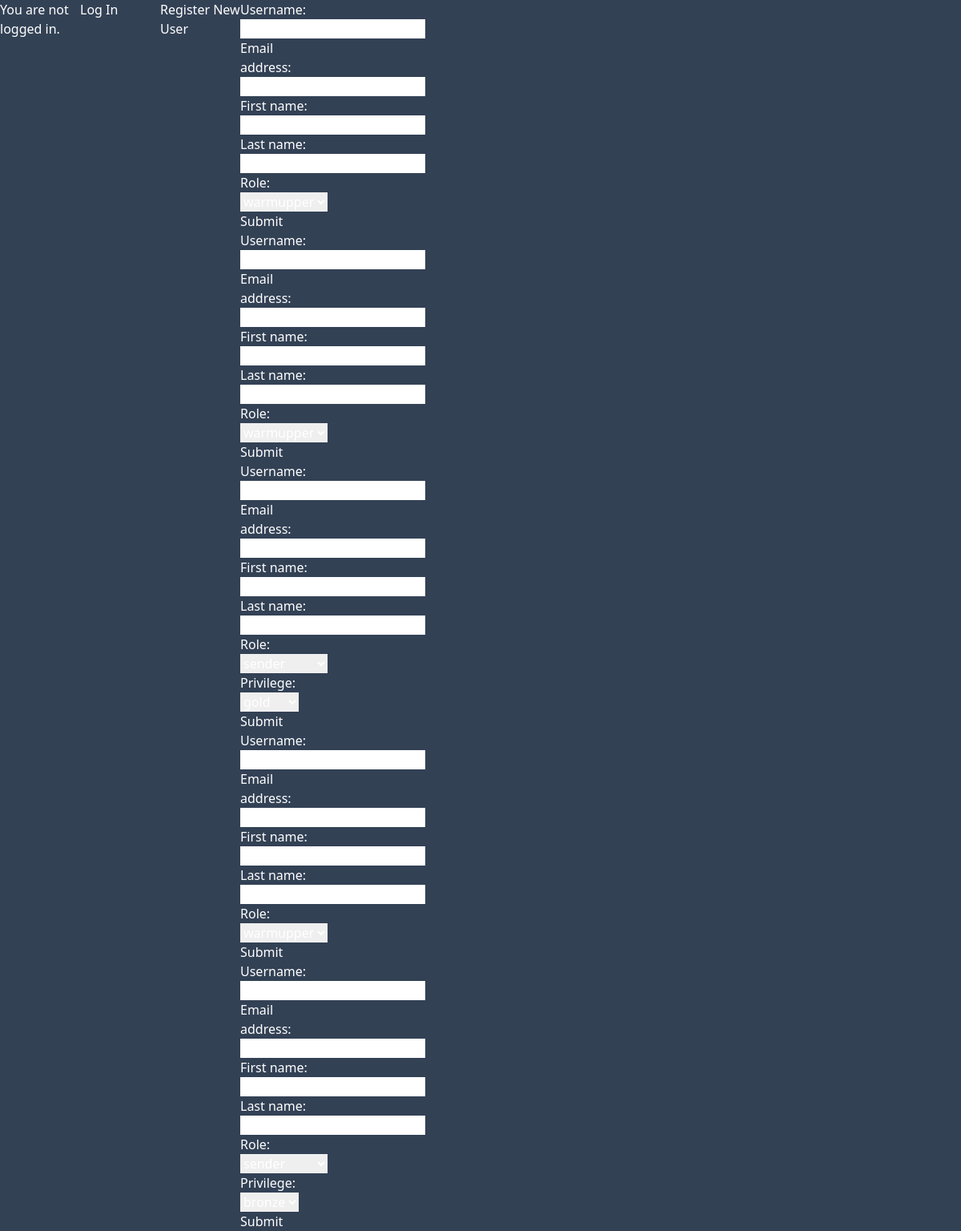
The app's page /manage-some-users/ with its own data.
### users/models.py (models this page shows, shortened)
class CustomUser(AbstractUser):
    ROLE_CHOICES = (
        ('warmupper', 'warmupper'),
        ('manager', 'manager'),
        ('admin', 'admin'),
        ('sender', 'sender'),
        ('director', 'director'),
    )
    role = models.CharField(max_length=20, choices=ROLE_CHOICES)
    PRIVILEGE_CHOICES = (
        (1, 'bronze'),
        (2, 'silver'),
        (3, 'gold'),
    )
    privilege = models.SmallIntegerField(choices=PRIVILEGE_CHOICES, null=True, blank=True)

### managers/views.py (the view)
# urls.py: path('manage-some-users/', ManageSomeUsersView.as_view(), name='m-manage-some-users'),
class ManageSomeUsersView(ListView):
    template_name = 'managers/manage-some-users.html'
    model = CustomUser
    def get_context_data(self, **kwargs):
        context = super().get_context_data(**kwargs)
        user_forms = []
        warmuppers_or_senders = CustomUser.objects.filter(Q(role="warmupper") | Q(role="sender"))
        for user in warmuppers_or_senders:
            user_form = ManageSomeUsersForm(instance=user)
            user_forms.append(user_form)
        context['user_forms'] = user_forms
        return context
    def get(self,request, *args, **kwargs):
        userid = request.GET.get('m2-userid')
        username = request.GET.get('m2-username')
        email = request.GET.get('m2-email')
        first_name = request.GET.get('m2-first_name')
        last_name = request.GET.get('m2-last_name')
        role = request.GET.get('m2-role')
        privilege = request.GET.get('m2-privilege')
        if userid:
            obj = CustomUser.objects.get(id=userid)
            obj.username = username
            obj.email = email
            obj.first_name = first_name
            obj.last_name = last_name
            obj.role = role
            if role == 'sender' and privilege:
                obj.privilege = privilege
            else:
                obj.privilege = None
            obj.save()
            return super().get(request, *args, **kwargs)
        else:
            return super().get(request, *args, **kwargs)

### managers/templatetags/manager_tags.py (called while the page is built)
@register.simple_tag
def add_attr(field, key, value):
    attrs = {}
    attrs[key] = value
    return field.as_widget(attrs=attrs)

### templates/managers/manage-some-users.html (shortened to what this page needs)
{% extends 'base.html' %}
{% load static %}
{% load manager_tags %}
{% block content %}
<a href="{% url 'm-register-new-user' %}">Register New User</a>
<form method="post">
    <ul>
        {% for user_form in user_forms %}
            {% for field in user_form %}
            <p>
                {% if user_form.instance.role == "sender"%}
                    {{ field.label_tag }} {% add_attr field "data-user-id" user_form.instance.id %}
                {% else %}
                    {% if "id_privilege" in field.id_for_label %}
                        <span style="display: none;" data-user-id="{{user_form.instance.id}}">{{ field.label_tag }} {% add_attr field "data-user-id" user_form.instance.id %}</span>
                    {% else %}
                        {{ field.label_tag }} {% add_attr field "data-user-id" user_form.instance.id %}
                    {% endif %}
                {% endif %}
            </p>
            {% endfor %}
            <button type="submit" class="someuserdatasubmitbutton" data-user-id={{user_form.instance.id}}>Submit</button>
        {% endfor %}
    </ul>
</form>
{% endblock content %}

### records on screen
CustomUser: username "shubham" "shubham@useinsider.com" "Shubham" "Mishra" "warmupper"
CustomUser: username "sara" "sara@sapphire.pk" "Sara" "Ahsan" "warmupper"
CustomUser: username "warren" "warren@cocacola.com" "Warren" "Buffet" "sender" "gold"
CustomUser: username "jesse" "jesse@emailresolute.com" "Jesse" "George" "warmupper"
CustomUser: username "satya" "satya@microsoft.com" "Satya" "Nadella" "sender" "bronze"

### other values on screen
{{ field.label_tag }} "Username:" "Email address:" "First name:" "Last name:" "Role:" "Username:" "Email address:" "First name:" "Last name:" "Role:" "Username:" "Email address:" "First name:" "Last name:" "Role:"
{{ field.label_tag }} "Username:" "Email address:" "First name:" "Last name:" "Role:" "Privilege:" "Username:" "Email address:" "First name:" "Last name:" "Role:" "Privilege:"
